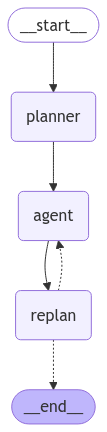

The script that saved this image:
from langchain import hub
from langchain_openai import ChatOpenAI
from langchain_community.tools.tavily_search import TavilySearchResults
from langgraph.prebuilt import create_react_agent


prompt = hub.pull("ih/ih-react-agent-executor")
# 打印prompt
# prompt.pretty_print() 是什么功能
prompt.pretty_print()

model_name="Qwen/Qwen2.5-7B-Instruct"
# model_name="Qwen/Qwen2-VL-72B-Instruct"
import os
api_key =  os.getenv("OPENAI_API_KEY")
base_url="https://api.siliconflow.cn/v1/"

# We will use this model for both the conversation and the summarization
# :zh: 我们将使用这个模型来进行对话和总结
model = ChatOpenAI(
    model=model_name,
    api_key=api_key,
    base_url=base_url,
)



tools = [TavilySearchResults(max_results=3)]

agent_executor = create_react_agent(model, tools, state_modifier=prompt)

res = agent_executor.invoke({"messages": [("user", "中国的首都是哪里")]})
print(res)

# Define the State
from pydantic import BaseModel, Field
from typing import Annotated, List, Tuple
from typing_extensions import TypedDict
import operator

class PlanExecute(TypedDict):
    input: str
    plan: List[str]
    past_steps: Annotated[List[Tuple], operator.add]
    response: str


# Planning step
class Plan(BaseModel):
  """Plan to follow in future"""
  steps: List[str] = Field(
      description="different steps to follow, should be in sorted order"
  )

from langchain_core.prompts import ChatPromptTemplate


planner_prompt = ChatPromptTemplate.from_messages(
    [
        (
            "system",
            """For the given objective, come up with a simple step by step plan. \
This plan should involve individual tasks, that if executed correctly will yield the correct answer. Do not add any superfluous steps. \
The result of the final step should be the final answer. Make sure that each step has all the information needed - do not skip steps.""",
        ),
        ("placeholder", "{messages}"),
    ]
)
planner = planner_prompt | ChatOpenAI(
    model=model_name,
    api_key=api_key,
    base_url=base_url, temperature=0
).with_structured_output(Plan)


res = planner.invoke(
    {
        "messages": [
            ("user", "what is the hometown of the current Australia open winner?")
        ]
    }
)

from typing import Union

class Response(BaseModel):
    """Response to user."""

    response: str


class Act(BaseModel):
    """Action to perform."""

    action: Union[Response, Plan] = Field(
        description="Action to perform. If you want to respond to user, use Response. "
        "If you need to further use tools to get the answer, use Plan."
    )


replanner_prompt = ChatPromptTemplate.from_template(
    """For the given objective, come up with a simple step by step plan. \
This plan should involve individual tasks, that if executed correctly will yield the correct answer. Do not add any superfluous steps. \
The result of the final step should be the final answer. Make sure that each step has all the information needed - do not skip steps.

Your objective was this:
{input}

Your original plan was this:
{plan}

You have currently done the follow steps:
{past_steps}

Update your plan accordingly. If no more steps are needed and you can return to the user, then respond with that. Otherwise, fill out the plan. Only add steps to the plan that still NEED to be done. Do not return previously done steps as part of the plan."""
)


replanner = replanner_prompt | ChatOpenAI(
     model=model_name,
    api_key=api_key,
    base_url=base_url, temperature=0  
).with_structured_output(Act)



from langgraph.graph import END


async def execute_step(state: PlanExecute):
    plan = state["plan"]
    plan_str = "\n".join(f"{i+1}. {step}" for i, step in enumerate(plan))
    task = plan[0]
    task_formatted = f"""For the following plan:
{plan_str}\n\nYou are tasked with executing step {1}, {task}."""
    agent_response = await agent_executor.ainvoke(
        {"messages": [("user", task_formatted)]}
    )
    return {
        "past_steps": [(task, agent_response["messages"][-1].content)],
    }


async def plan_step(state: PlanExecute):
    plan = await planner.ainvoke({"messages": [("user", state["input"])]})
    return {"plan": plan.steps}


async def replan_step(state: PlanExecute):
    output = await replanner.ainvoke(state)
    if isinstance(output.action, Response):
        return {"response": output.action.response}
    else:
        return {"plan": output.action.steps}


def should_end(state: PlanExecute):
    if "response" in state and state["response"]:
        return END
    else:
        return "agent"
    
from langgraph.graph import StateGraph, START

workflow = StateGraph(PlanExecute)

# Add the plan node
workflow.add_node("planner", plan_step)

# Add the execution step
workflow.add_node("agent", execute_step)

# Add a replan node
workflow.add_node("replan", replan_step)

workflow.add_edge(START, "planner")

# From plan we go to agent
workflow.add_edge("planner", "agent")

# From agent, we replan
workflow.add_edge("agent", "replan")

workflow.add_conditional_edges(
    "replan",
    # Next, we pass in the function that will determine which node is called next.
    should_end,
    ["agent", END],
)

# Finally, we compile it!
# This compiles it into a LangChain Runnable,
# meaning you can use it as you would any other runnable
app = workflow.compile()

from IPython.display import display
from PIL import Image as PILImage
import io
image_data = app.get_graph().draw_mermaid_png()
image = PILImage.open(io.BytesIO(image_data))
image.save("plan-and-execute.png")

config = {"recursion_limit": 50}
inputs = {"input": "上海在什么地方"}

import asyncio


async def main():
  async for event in app.astream(inputs, config=config):
      for k, v in event.items():
          if k != "__end__":
              print(v)

# 运行异步函数
asyncio.run(main())